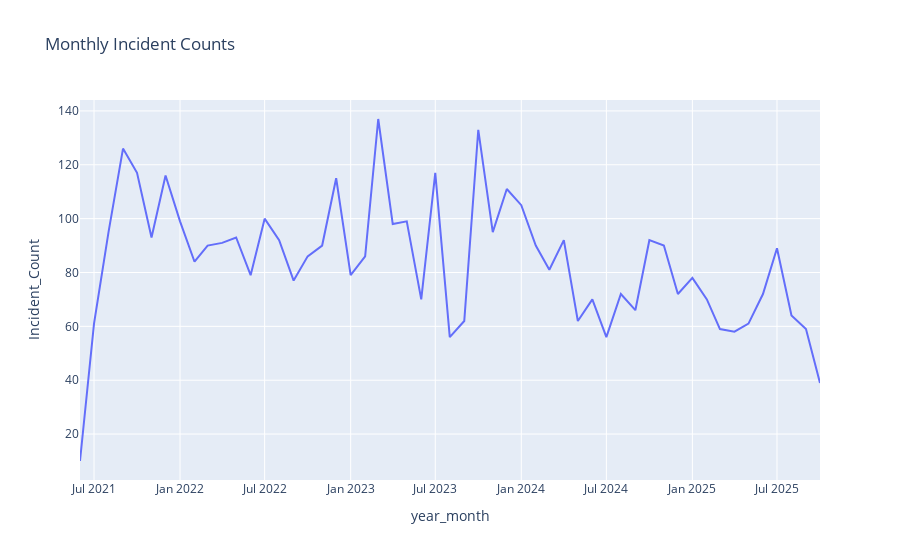

Source (notebook cell):
### Markdown cell above
## Data Visulisation

Following data cleansing, the dataset was visualised to identify trends, detect outliers, and understand distributions. A variety of visualisations were created to gain deeper insights into the data and to inform the development of suitable predictive models.

### Code cell
# Count incidents per month
monthly_counts = df['year_month'].value_counts().sort_index()
monthly_counts = monthly_counts.rename_axis('year_month').reset_index(name='Incident_Count')

# Convert YearMonth to datetime for plotting
monthly_counts['year_month'] = monthly_counts['year_month'].dt.to_timestamp()

# Create line plot
fig = px.line(monthly_counts, x='year_month', y='Incident_Count', title='Monthly Incident Counts')
fig.show()

### Figure 1 — Plotly figure (JSON) as saved in the notebook; plotly's stock layout.template omitted (floating-point values rounded to 4 significant figures)
{"data": [{"hovertemplate": "year_month=%{x}<br>Incident_Count=%{y}<extra></extra>", "legendgroup": "", "line": {"color": "#636efa", "dash": "solid"}, "marker": {"symbol": "circle"}, "mode": "lines", "name": "", "orientation": "v", "showlegend": false, "type": "scatter", "x": ["2021-06-01T00:00:00", "2021-07-01T00:00:00", "2021-08-01T00:00:00", "2021-09-01T00:00:00", "2021-10-01T00:00:00", "2021-11-01T00:00:00", "2021-12-01T00:00:00", "2022-01-01T00:00:00", "2022-02-01T00:00:00", "2022-03-01T00:00:00", "2022-04-01T00:00:00", "2022-05-01T00:00:00", "2022-06-01T00:00:00", "2022-07-01T00:00:00", "2022-08-01T00:00:00", "2022-09-01T00:00:00", "2022-10-01T00:00:00", "2022-11-01T00:00:00", "2022-12-01T00:00:00", "2023-01-01T00:00:00", "2023-02-01T00:00:00", "2023-03-01T00:00:00", "2023-04-01T00:00:00", "2023-05-01T00:00:00", "2023-06-01T00:00:00", "2023-07-01T00:00:00", "2023-08-01T00:00:00", "2023-09-01T00:00:00", "2023-10-01T00:00:00", "2023-11-01T00:00:00", "2023-12-01T00:00:00", "2024-01-01T00:00:00", "2024-02-01T00:00:00", "2024-03-01T00:00:00", "2024-04-01T00:00:00", "2024-05-01T00:00:00", "2024-06-01T00:00:00", "2024-07-01T00:00:00", "2024-08-01T00:00:00", "2024-09-01T00:00:00", "2024-10-01T00:00:00", "2024-11-01T00:00:00", "2024-12-01T00:00:00", "2025-01-01T00:00:00", "2025-02-01T00:00:00", "2025-03-01T00:00:00", "2025-04-01T00:00:00", "2025-05-01T00:00:00", "2025-06-01T00:00:00", "2025-07-01T00:00:00", "2025-08-01T00:00:00", "2025-09-01T00:00:00", "2025-10-01T00:00:00"], "xaxis": "x", "y": [10, 61, 95, 126, 117, 93, 116, 99, 84, 90, 91, 93, 79, 100, 92, 77, 86, 90, 115, 79, 86, 137, 98, 99, 70, 117, 56, 62, 133, 95, 111, 105, 90, 81, 92, 62, 70, 56, 72, 66, 92, 90, 72, 78, 70, 59, 58, 61, 72, 89, 64, 59, 39], "yaxis": "y"}], "layout": {"legend": {"tracegroupgap": 0}, "title": {"text": "Monthly Incident Counts"}, "xaxis": {"anchor": "y", "domain": [0, 1], "title": {"text": "year_month"}}, "yaxis": {"anchor": "x", "domain": [0, 1], "title": {"text": "Incident_Count"}}}}
